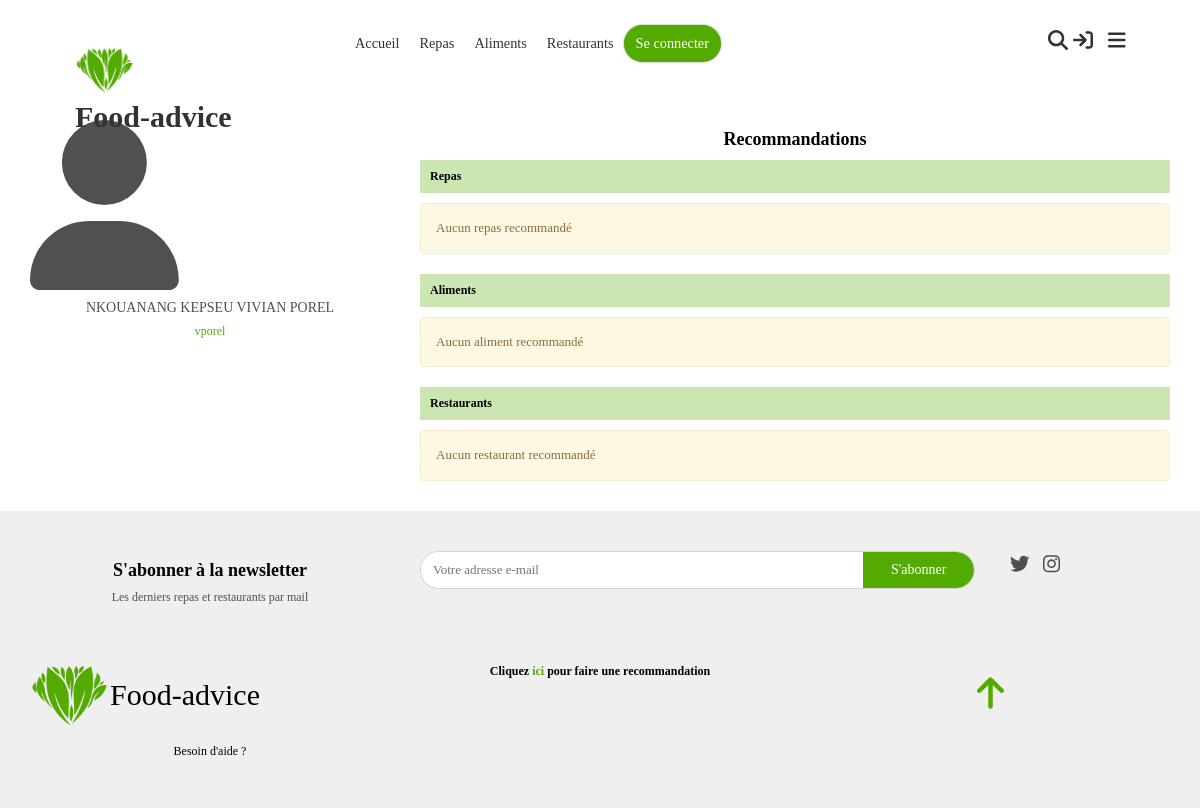
Before: /contributeur/vporel with the older database file.
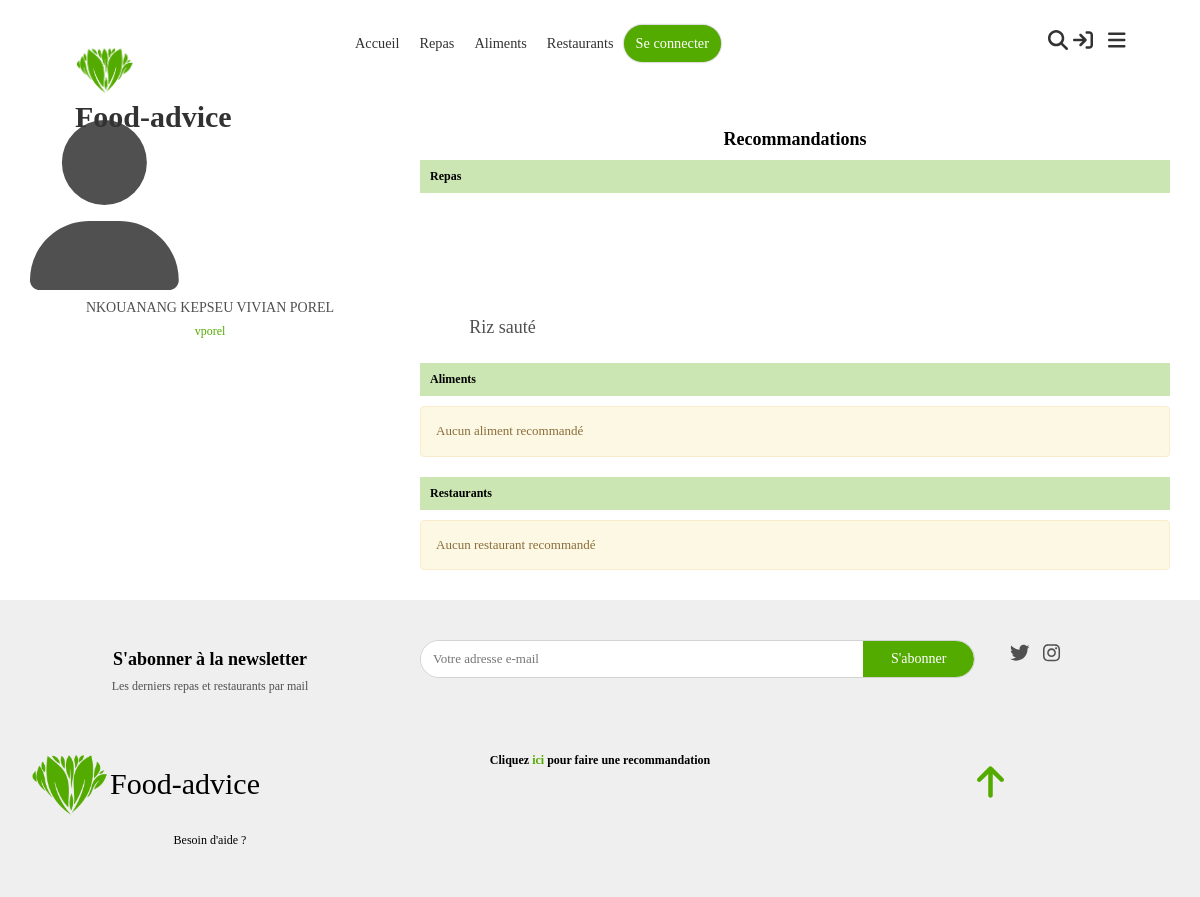
After: the same page with the newer database file.
### app/models.py (models this page shows, shortened)
class Evaluable(Commentable):
    class Meta:
        abstract = True

class Repas(Evaluable):
    image = models.FileField(upload_to="static/images/repas/", validators=[FileExtensionValidator(allowed_extensions=IMAGE_EXTENSIONS)])
    momentJournee = models.IntegerField(choices=MOMENTS_JOURNEE, null=True, blank = True, verbose_name="Moment de la journée", help_text="Moment habituel de consommation de ce repas")
    origine = models.ForeignKey(OrigineRepas, models.CASCADE, null=True)

### app/views_account.py (the view)
# urls.py: path("contributeur/<nomUtilisateur>", views_account.userAccount, name="contributor"),
def userAccount(request, nomUtilisateur):
	user = Contributeur.objects.get(nomUtilisateur=nomUtilisateur)
	return render(request, template_name="account/user-account.html", context={"user":user, nomUtilisateur:"nomUtilisateur"})

### app/custom_tags_filters.py (called while the page is built)
@register.simple_tag
def css(filePath):
    return mark_safe('<link rel="stylesheet" type="text/css" href="'+settings.STATIC_URL+filePath+'"/>')

@register.simple_tag
def js(filePath):
    return mark_safe('<script type="text/javascript" src="'+settings.STATIC_URL+filePath+'"></script>')

### app/user_session.py (called while the page is built)
def isUserConnected(session):
    return session.__contains__("user_id")

def getUser(session):
    if isUserConnected(session):
        try:
            return Contributeur.objects.get(id=session["user_id"])
        except Contributeur.DoesNotExist:
            disconnectUser(session)
            return None
    else:
        return None

### context_processors.py (called while the page is built)
def globals(request):
    return {
        'appUser':getUser(request.session)
    }

### templates/account/user-account.html (shortened to what this page needs)
{% extends 'base.html' %}
{% block styles %}
    {% css "css/user-account.css" %}
{% endblock %}
{% block body %}
    <div class="container">
    <div class="row">
        <div class="col-12 col-md-4">
            <span id="user-icon-span" class="d-flex justify-content-center">
                <i class="fas fa-user" id="user-icon"></i>
            </span>
            <div class=" text-center mt-3">
                <h5 id="user-name">{{ user.nom }}</h5>
                <h6 class="text-primary">{{ user.nomUtilisateur }}</h6>
            </div>
        </div>
        <div class="col-12 col-md-8 mt-3 mt-md-0">
            <h4 class="title text-center text-md-start mb-3 mb-md-1">{% if appUser == user %}Vos recommandations{% else %}Recommandations{% endif %}</h4>
            <div class="recommandations" data-aos="fade-in-up">
                <h6 class="title">
                    Repas
                </h6>
                {% if user.repas_set.count > 0 %}
                    <div class="row">
                        {% for repas in user.repas_set.all %}
                            {% if appUser == user or repas.approuve == True %}
                                {% include "macros/_food-little-presentation.html" with repas=repas %}
                            {% endif %}
                        {% endfor %}
                    </div>
                {% else %}
                    <div class="alert alert-warning">
                        Aucun repas recommandé
                    </div>
                {% endif %}
            </div>
            <div class="recommandations" data-aos="fade-in-up">
                <h6 class="title">
                    Aliments
                </h6>
                {% if user.aliments_set > 0 %}
                    <div class="row">
                        {% for aliment in user.aliment_set.all %}
                            {% if appUser == user and aliment.approuve %}
                                {% include "macros/_food-little-presentation.php" with aliment=aliment %}
                            {% endif %}
                        {% endfor %}
                    </div>
                {% else %}
                    <div class="alert alert-warning">
                        Aucun aliment recommandé
                    </div>
                {% endif %}
            </div>
            <div class="recommandations" data-aos="fade-in-up">
                <h6 class="title">
                    Restaurants
                </h6>
                {% if user.restaurant_set > 0 %}
                    <div class="row">
                        {% for restaurant in user.restaurant_set.all %}
                            {% if appUser == user and restaurant.approuve %}
                                {% include "macros/_food-little-presentation.php" with restaurant=restaurant %}
                            {% endif %}
                        {% endfor %}
                    </div>
                {% else %}
                    <div class="alert alert-warning">
                        Aucun restaurant recommandé
                    </div>
                {% endif %}
            </div>
        </div>
    </div>
</div>
{% endblock %}

### templates/macros/_food-little-presentation.html (shortened to what this page needs)
<a href="{% url 'show-food' repas.id %}" class="col-4 col-md-3 food food-little-presentation text-center" data-aos="zoom-in">
    <div class="image-div">
    </div>
    <h4 class="food-title">{{ repas.nom }}</h4>
</a>

Changed rows visible on the page:
added Repas: nom "Riz sauté"
Other visible differences:
text no longer shown: "Aucun repas recommandé"
